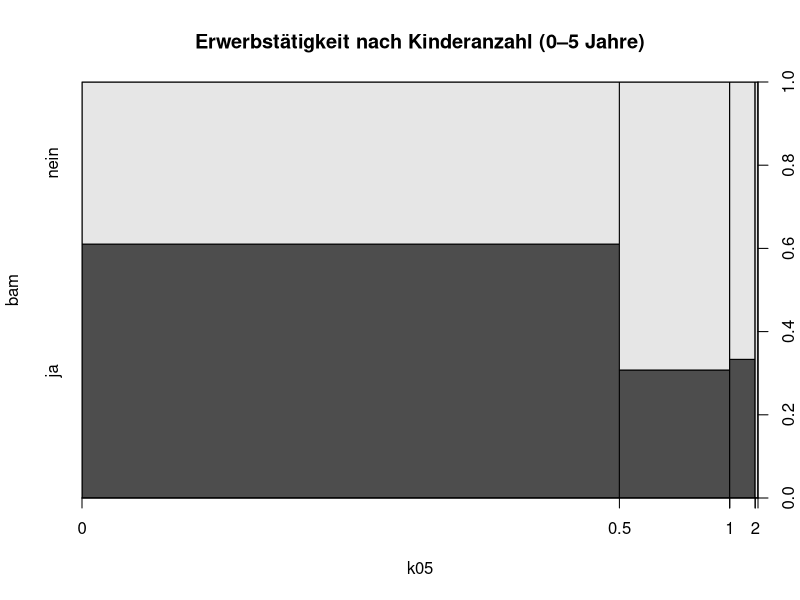
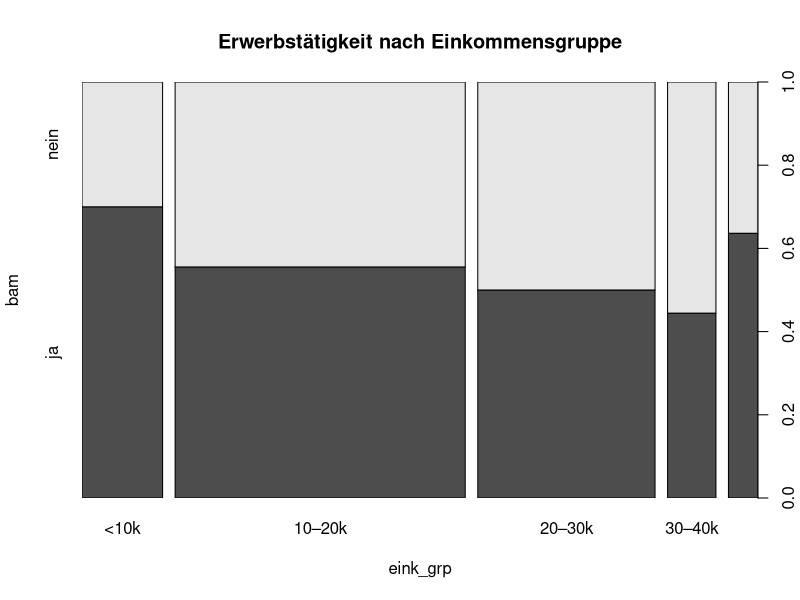
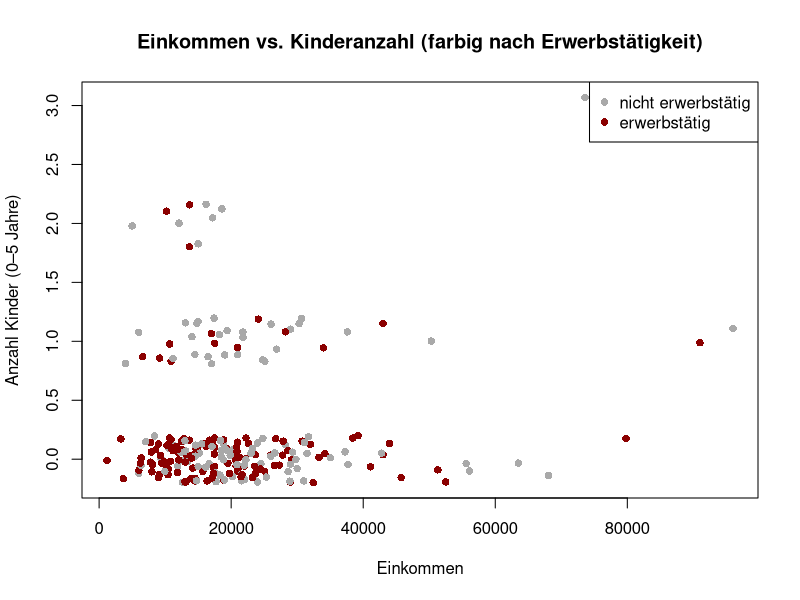

Here is the R script that generated these plots, in order:
## ---- chunk 1
daten = read.table("wi23b095.txt", header = TRUE, sep = "|")
daten_gesamt = nrow(daten)
## ---- chunk 2
daten$bam = factor(daten$bam, levels = c("nein", "ja"))
## ---- chunk 3
daten = na.omit(daten[, c("bam", "k05", "einkommen")])
daten_bereinigt = nrow(daten)
## ---- chunk 4
cat("Stichprobengröße vor Bereinigung:", daten_gesamt, "\n")
cat("Stichprobengröße nach Bereinigung:", daten_bereinigt)
## ---- chunk 5
#| fig-height: 4
spineplot(bam ~ k05, data = daten,
          main = "Erwerbstätigkeit nach Kinderanzahl (0–5 Jahre)")
## ---- chunk 6
daten$eink_grp = cut(daten$einkommen,
                     breaks = c(0, 10000, 20000, 30000, 40000, 60000),
                     labels = c("<10k", "10–20k", "20–30k", "30–40k", "40–60k"),
                     include.lowest = TRUE)

spineplot(bam ~ eink_grp, data = daten,
          main = "Erwerbstätigkeit nach Einkommensgruppe")
## ---- chunk 7
#| fig-height: 6
#| fig-width: 10
plot(jitter(k05) ~ einkommen, data = daten, col = ifelse(bam == "ja", "darkred", "darkgray"),
     pch = 16, main = "Einkommen vs. Kinderanzahl (farbig nach Erwerbstätigkeit)",
     xlab = "Einkommen", ylab = "Anzahl Kinder (0–5 Jahre)")
legend("topright", legend = c("nicht erwerbstätig", "erwerbstätig"),
       col = c("darkgray", "darkred"), pch = 16)
## ---- chunk 8
library(e1071)
set.seed(1)

X = scale(daten[, c("k05", "einkommen")])
y = daten$bam

best.k = replicate(20, tune.gknn(y ~ ., data = data.frame(y, X), k = 1:5)$best.parameters$k)
table(best.k)
## ---- chunk 9
library(caret)
set.seed(4)
n = nrow(daten)
testind = sort(sample(n, size = floor(n / 3)))
knn.mod = gknn(bam ~ k05 + einkommen, data = daten[-testind, ], k = 5)
knn.pred = predict(knn.mod, daten[testind, ])
confusionMatrix(knn.pred, ref = daten$bam[testind], mode = "prec_recall")
## ---- chunk 10
# Neuer Fall
neuer_fall = data.frame(k05 = 3, einkommen = 75300)

# Vorhersage mit 5-NN
vorhersage = predict(knn.mod, neuer_fall)
vorhersage
